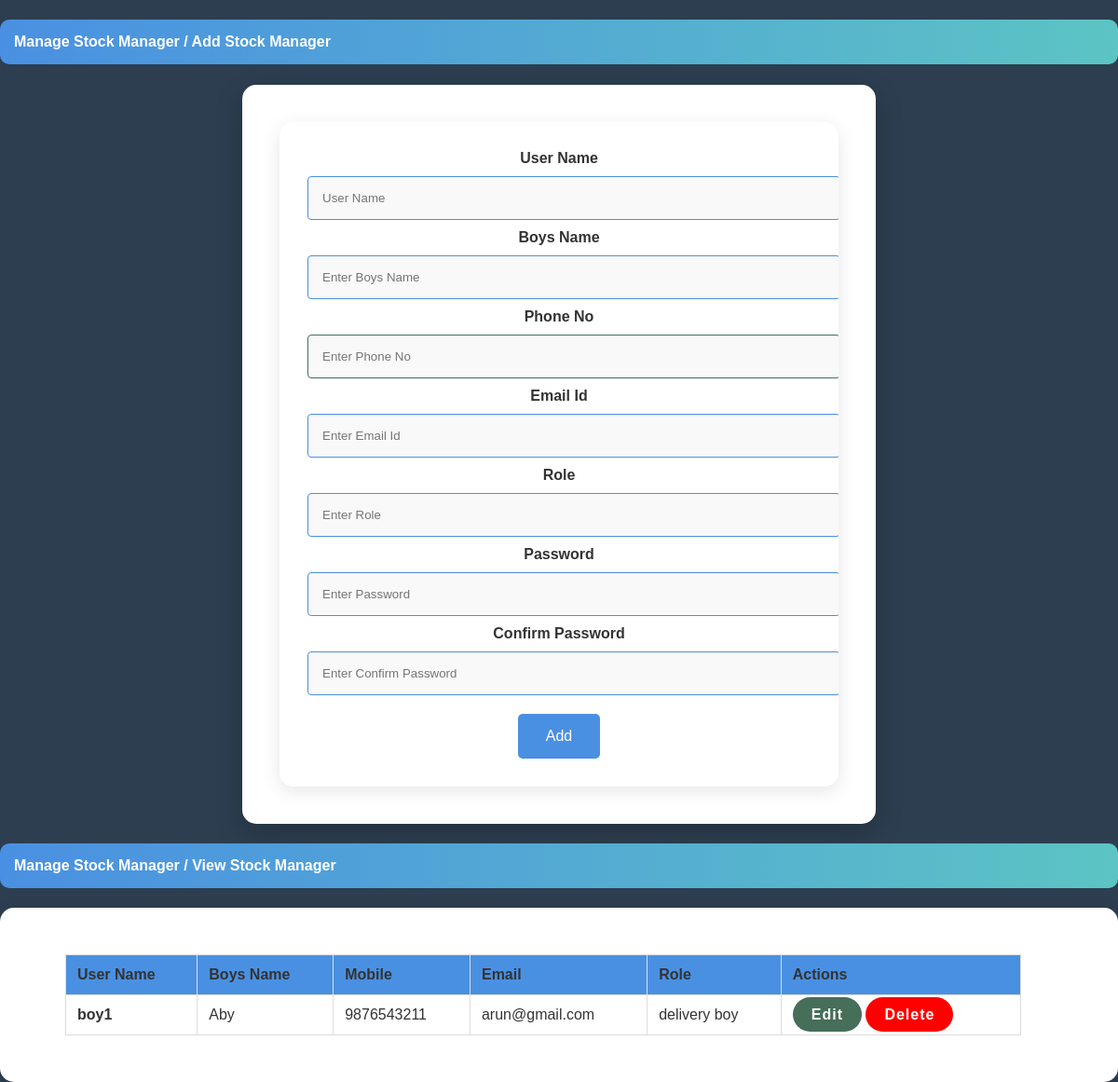
The app's page /boy_register, older data.
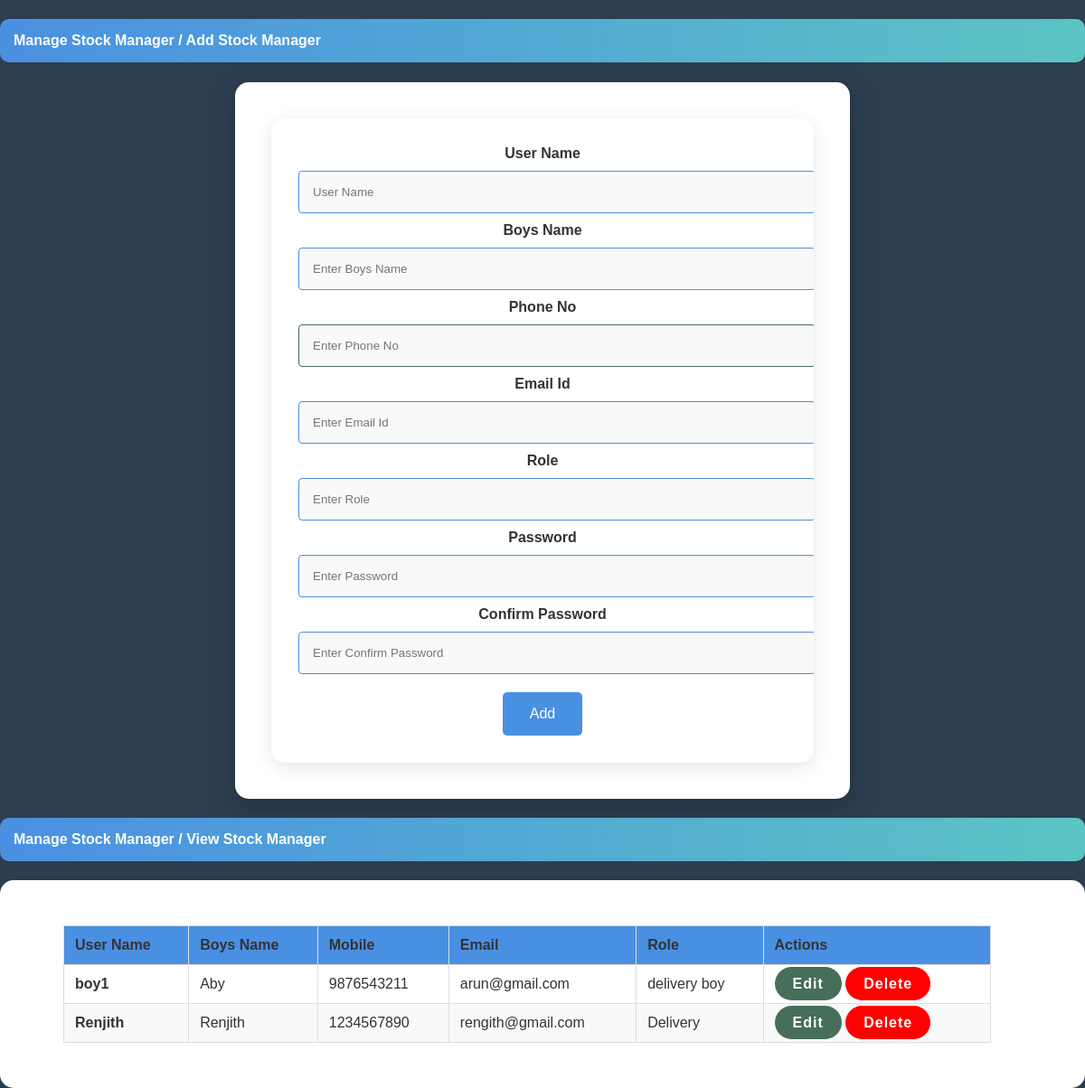
The same page, newer data.
### pet_app/models.py (models this page shows)
class User(AbstractUser):
    is_admin = models.BooleanField(default=False, verbose_name="Is admin")
    is_staff = models.BooleanField(default=False, verbose_name="Is Staff")
    is_customer = models.BooleanField(default=False, verbose_name="Is Customer")
    is_boy = models.BooleanField(default=False, verbose_name="Is Delivery Boy")
    name = models.CharField(max_length=100,null=True, blank=True)
    mobile = models.IntegerField(null=True, blank=True)
    Address = models.TextField(null=True, blank=True)
    email = models.EmailField(max_length=20,null=True, blank=True)
    role = models.CharField(max_length=20,null=True, blank=True)
    photo = models.ImageField(upload_to='profile/',null=True, blank=True)

### pet_app/views.py (the view)
# urls.py: path('boy_register', views.boy_register, name='boy_register'),
def boy_register(request):
    boy=User.objects.filter(is_boy=True)
    if request.method == "POST":
        uname = request.POST.get("username")
        passw1 = request.POST.get("Password")
        passw2= request.POST.get("Password1")
        name = request.POST.get("name")
        phone = request.POST.get("phone")
        email = request.POST.get("email")
        Role = request.POST.get("Role")
        if passw1 ==passw2:
            if User.objects.filter(username=uname).exists():
                messages.error(request, 'Username already exists.')
                return render(request, 'administrator/add_boy.html')
            else:
                user = User.objects.create_user(
                    username=uname,
                    password=passw1,
                    name=name,
                    mobile=phone,
                    email=email,
                    role=Role,
                    is_boy=True,
                )
                user.save()
                messages.success(request, 'Registration successful.')
                return redirect('boy_register')
        else:
            messages.error(request, 'password not matching.')
            return render(request,"administrator/add_boy.html", {
                'username': uname,
                'name':name,
                'email': email,
                'phone':phone,
                'role':Role,
            })
    else:
        context={
        'boy':boy
    }
        return render(request, "administrator/add_boy.html",context)

### templates/administrator/add_boy.html (shortened to what the changed rows need)
{% extends 'administrator/extn.html' %}
{% load static %}
{% block content %}
<div class="content-wrapper">
    <div class="container-xxl flex-grow-1 container-p-y">
        <div class="card">
            <div class="table-responsive text-nowrap">
                <table class="table">
                    <thead>
                        <tr>
                            <th style="background-color: #4a90e2;">User Name</th>
                            <th style="background-color: #4a90e2;">Boys Name</th>
                            <th style="background-color: #4a90e2;">Mobile</th>
                            <th style="background-color: #4a90e2;">Email</th>
                            <th style="background-color: #4a90e2;">Role</th>
                            <th style="background-color: #4a90e2;">Actions</th>
                        </tr>
                    </thead>
                    <tbody class="table-border-bottom-0">
                        {% for i in boy %}
                        <tr>
                            <td><strong>{{i.username}}</strong></td>
                            <td>{{i.name}}</td>
                            <td>{{i.mobile}}</td>
                            <td>{{i.email}}</td>
                            <td>{{i.role}}</td>
                            <td>
                                <a href="{% url 'update_user' i.id %}" class="btn btn-success">Edit</a>
                                <a href="{% url 'delete_boy' i.pk %}" class="btn btn-danger" style="background-color: red;">Delete</a>
                            </td>
                        </tr>
                        {% endfor %}
                    </tbody>
                </table>
            </div>
        </div>
    </div>
</div>
{% endblock %}

Row changes from the older to the newer data that the page shows:
added User: username "Renjith", name "Renjith", mobile "1234567890", email "rengith@gmail.com", role "Delivery"
